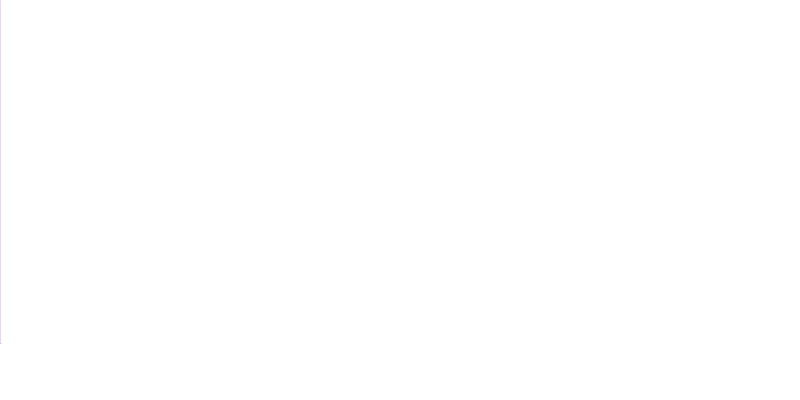
Frame 1 (no input)
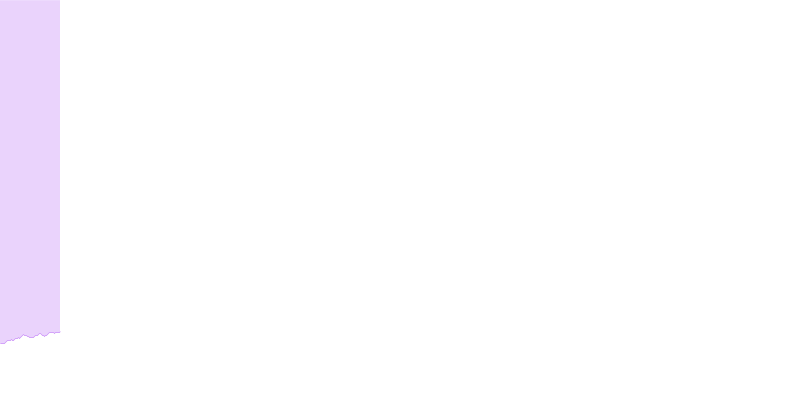
Frame 60 (the mouse pressed at the canvas centre just before this capture)
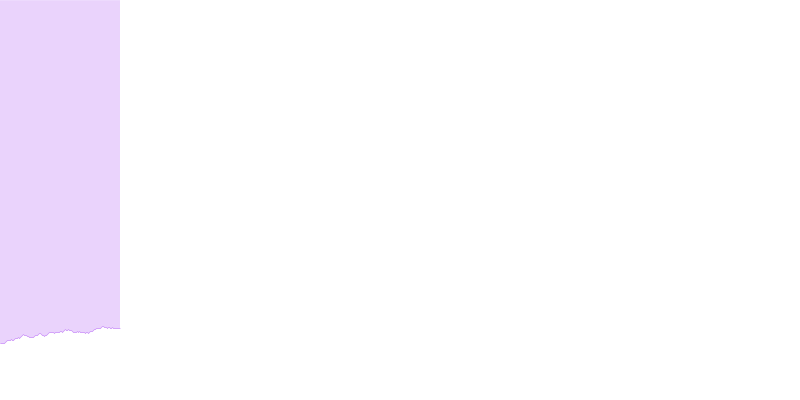
Frame 120 (the mouse held since frame 60 and released just before this capture)

The Processing sketch that drew these frames (run headless with seeded random() and noise(); from frame 60 on, the mouse is pressed at the canvas centre):

// Processing sketch: endless_landscapes
// ── endless_landscapes.pde
// Pressing Control-R will render this sketch.
int i = 0;

//define variables
int canvasHeight = 400;
int canvasWidth = 800;

//sub blocks
//int numdBlocks = 32;
//int blockHeight = 100;
//int blockWidth = 100;


int prevX = 0;
int prevY = 0;
int currX = 0;
int currY = 0;

int next = 0;

color fog = 0;
void setup() {  // this is run once.  
     
    // set the background color
    background(255);
     
    // canvas size (Variable aren't evaluated. Integers only, please.)
    size(800, 400);
       
    // smooth edges
    smooth();
    fog = color((int)random(255), (int)random(255),(int)random(255),(int) random(255));
    
    colorMode(HSB, 360,100,100);
    // limit the number of frames per second
    frameRate(30);     
    
    prevY = (int) random(canvasHeight);
}
void draw() {  // this is run repeatedly. 

  noFill();
  stroke(fog);
    
    int tree = (int)random(-2, 2);    
    //if(tree == 0)
    {
        line(prevX, prevY, prevX, 0);
    }
    //else
    {
        currX = currX +1;
        currY = (int)prevY+(int)tree;
        line(prevX, prevY, currX, currY);
    }   

    if(currX > canvasWidth)
    {
      currX = 0;
      currY = (int) random(canvasHeight);
      fog = color((int)random(255), (int)random(255),(int)random(255),(int) random(255));
    }

    if(currY > canvasHeight)
    {
      currY = (int) random(canvasHeight);
      println(currY);
    }
    
    prevX = currX;
    prevY = currY;
    
    //next=random(width/7);
    
 }
